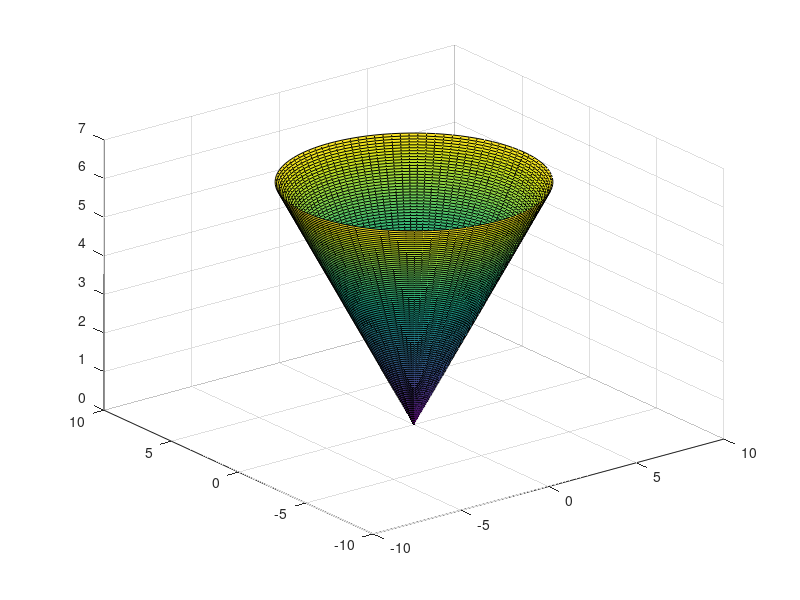

MATLAB code for this plot:
r = linspace(0,2*pi) ;
th = linspace(0,2*pi) ;
[R,T] = meshgrid(r,th) ;
X = R.*cos(T) ;
Y = R.*sin(T) ;
Z = R ;
surf(X,Y,Z)